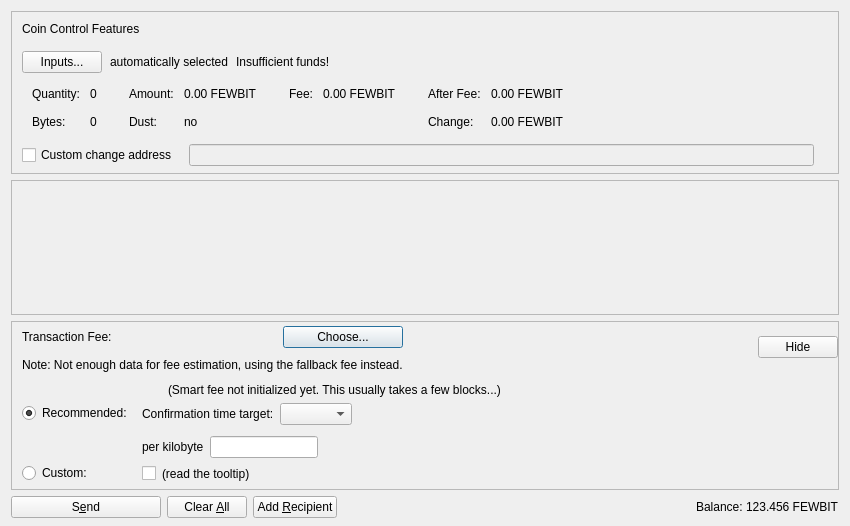
<?xml version="1.0" encoding="UTF-8"?>
<ui version="4.0">
 <class>SendCoinsDialog</class>
 <widget class="QDialog" name="SendCoinsDialog">
  <property name="geometry">
   <rect>
    <x>0</x>
    <y>0</y>
    <width>850</width>
    <height>526</height>
   </rect>
  </property>
  <property name="windowTitle">
   <string>Send Coins</string>
  </property>
  <layout class="QVBoxLayout" name="verticalLayout" stretch="0,1,0,0">
   <property name="bottomMargin">
    <number>8</number>
   </property>
   <item>
    <widget class="QFrame" name="frameCoinControl">
     <property name="sizePolicy">
      <sizepolicy hsizetype="Expanding" vsizetype="Expanding">
       <horstretch>0</horstretch>
       <verstretch>0</verstretch>
      </sizepolicy>
     </property>
     <property name="maximumSize">
      <size>
       <width>16777215</width>
       <height>16777215</height>
      </size>
     </property>
     <property name="frameShape">
      <enum>QFrame::StyledPanel</enum>
     </property>
     <property name="frameShadow">
      <enum>QFrame::Sunken</enum>
     </property>
     <layout class="QVBoxLayout" name="verticalLayoutCoinControl2">
      <property name="spacing">
       <number>0</number>
      </property>
      <property name="leftMargin">
       <number>0</number>
      </property>
      <property name="topMargin">
       <number>0</number>
      </property>
      <property name="rightMargin">
       <number>0</number>
      </property>
      <property name="bottomMargin">
       <number>6</number>
      </property>
      <item>
       <layout class="QVBoxLayout" name="verticalLayoutCoinControl" stretch="0,0,0,0,1">
        <property name="spacing">
         <number>0</number>
        </property>
        <property name="leftMargin">
         <number>10</number>
        </property>
        <property name="topMargin">
         <number>10</number>
        </property>
        <item>
         <layout class="QHBoxLayout" name="horizontalLayoutCoinControl1">
          <property name="bottomMargin">
           <number>15</number>
          </property>
          <item>
           <widget class="QLabel" name="labelCoinControlFeatures">
            <property name="sizePolicy">
             <sizepolicy hsizetype="Preferred" vsizetype="Maximum">
              <horstretch>0</horstretch>
              <verstretch>0</verstretch>
             </sizepolicy>
            </property>
            <property name="text">
             <string>Coin Control Features</string>
            </property>
           </widget>
          </item>
         </layout>
        </item>
        <item>
         <layout class="QHBoxLayout" name="horizontalLayoutCoinControl2" stretch="0,0,0,0">
          <property name="spacing">
           <number>8</number>
          </property>
          <property name="bottomMargin">
           <number>10</number>
          </property>
          <item>
           <widget class="QPushButton" name="pushButtonCoinControl">
            <property name="styleSheet">
             <string notr="true"/>
            </property>
            <property name="text">
             <string>Inputs...</string>
            </property>
            <property name="autoDefault">
             <bool>false</bool>
            </property>
           </widget>
          </item>
          <item>
           <widget class="QLabel" name="labelCoinControlAutomaticallySelected">
            <property name="text">
             <string>automatically selected</string>
            </property>
            <property name="margin">
             <number>5</number>
            </property>
           </widget>
          </item>
          <item>
           <widget class="QLabel" name="labelCoinControlInsuffFunds">
            <property name="text">
             <string>Insufficient funds!</string>
            </property>
            <property name="margin">
             <number>5</number>
            </property>
           </widget>
          </item>
          <item>
           <spacer name="horizontalSpacerCoinControl">
            <property name="orientation">
             <enum>Qt::Horizontal</enum>
            </property>
            <property name="sizeHint" stdset="0">
             <size>
              <width>40</width>
              <height>1</height>
             </size>
            </property>
           </spacer>
          </item>
         </layout>
        </item>
        <item>
         <widget class="QWidget" name="widgetCoinControl" native="true">
          <property name="sizePolicy">
           <sizepolicy hsizetype="Preferred" vsizetype="Preferred">
            <horstretch>0</horstretch>
            <verstretch>0</verstretch>
           </sizepolicy>
          </property>
          <property name="minimumSize">
           <size>
            <width>0</width>
            <height>0</height>
           </size>
          </property>
          <property name="styleSheet">
           <string notr="true"/>
          </property>
          <layout class="QHBoxLayout" name="horizontalLayoutCoinControl5">
           <property name="leftMargin">
            <number>0</number>
           </property>
           <property name="topMargin">
            <number>0</number>
           </property>
           <property name="rightMargin">
            <number>0</number>
           </property>
           <property name="bottomMargin">
            <number>0</number>
           </property>
           <item>
            <layout class="QHBoxLayout" name="horizontalLayoutCoinControl3" stretch="0,0,0,1">
             <property name="spacing">
              <number>20</number>
             </property>
             <property name="topMargin">
              <number>0</number>
             </property>
             <property name="bottomMargin">
              <number>10</number>
             </property>
             <item>
              <layout class="QFormLayout" name="formLayoutCoinControl1">
               <property name="horizontalSpacing">
                <number>10</number>
               </property>
               <property name="verticalSpacing">
                <number>14</number>
               </property>
               <property name="leftMargin">
                <number>10</number>
               </property>
               <property name="topMargin">
                <number>4</number>
               </property>
               <property name="rightMargin">
                <number>6</number>
               </property>
               <item row="0" column="0">
                <widget class="QLabel" name="labelCoinControlQuantityText">
                 <property name="text">
                  <string>Quantity:</string>
                 </property>
                 <property name="margin">
                  <number>0</number>
                 </property>
                </widget>
               </item>
               <item row="0" column="1">
                <widget class="QLabel" name="labelCoinControlQuantity">
                 <property name="cursor">
                  <cursorShape>IBeamCursor</cursorShape>
                 </property>
                 <property name="contextMenuPolicy">
                  <enum>Qt::ActionsContextMenu</enum>
                 </property>
                 <property name="text">
                  <string notr="true">0</string>
                 </property>
                 <property name="margin">
                  <number>0</number>
                 </property>
                 <property name="textInteractionFlags">
                  <set>Qt::LinksAccessibleByMouse|Qt::TextSelectableByKeyboard|Qt::TextSelectableByMouse</set>
                 </property>
                </widget>
               </item>
               <item row="1" column="0">
                <widget class="QLabel" name="labelCoinControlBytesText">
                 <property name="text">
                  <string>Bytes:</string>
                 </property>
                </widget>
               </item>
               <item row="1" column="1">
                <widget class="QLabel" name="labelCoinControlBytes">
                 <property name="cursor">
                  <cursorShape>IBeamCursor</cursorShape>
                 </property>
                 <property name="contextMenuPolicy">
                  <enum>Qt::ActionsContextMenu</enum>
                 </property>
                 <property name="text">
                  <string notr="true">0</string>
                 </property>
                 <property name="textInteractionFlags">
                  <set>Qt::LinksAccessibleByMouse|Qt::TextSelectableByKeyboard|Qt::TextSelectableByMouse</set>
                 </property>
                </widget>
               </item>
              </layout>
             </item>
             <item>
              <layout class="QFormLayout" name="formLayoutCoinControl2">
               <property name="horizontalSpacing">
                <number>10</number>
               </property>
               <property name="verticalSpacing">
                <number>14</number>
               </property>
               <property name="leftMargin">
                <number>6</number>
               </property>
               <property name="topMargin">
                <number>4</number>
               </property>
               <property name="rightMargin">
                <number>6</number>
               </property>
               <item row="0" column="0">
                <widget class="QLabel" name="labelCoinControlAmountText">
                 <property name="text">
                  <string>Amount:</string>
                 </property>
                 <property name="margin">
                  <number>0</number>
                 </property>
                </widget>
               </item>
               <item row="0" column="1">
                <widget class="QLabel" name="labelCoinControlAmount">
                 <property name="cursor">
                  <cursorShape>IBeamCursor</cursorShape>
                 </property>
                 <property name="contextMenuPolicy">
                  <enum>Qt::ActionsContextMenu</enum>
                 </property>
                 <property name="text">
                  <string notr="true">0.00 FEWBIT</string>
                 </property>
                 <property name="textInteractionFlags">
                  <set>Qt::LinksAccessibleByMouse|Qt::TextSelectableByKeyboard|Qt::TextSelectableByMouse</set>
                 </property>
                </widget>
               </item>
               <item row="1" column="0">
                <widget class="QLabel" name="labelCoinControlLowOutputText">
                 <property name="text">
                  <string>Dust:</string>
                 </property>
                </widget>
               </item>
               <item row="1" column="1">
                <widget class="QLabel" name="labelCoinControlLowOutput">
                 <property name="cursor">
                  <cursorShape>IBeamCursor</cursorShape>
                 </property>
                 <property name="contextMenuPolicy">
                  <enum>Qt::ActionsContextMenu</enum>
                 </property>
                 <property name="text">
                  <string notr="true">no</string>
                 </property>
                 <property name="textInteractionFlags">
                  <set>Qt::LinksAccessibleByMouse|Qt::TextSelectableByKeyboard|Qt::TextSelectableByMouse</set>
                 </property>
                </widget>
               </item>
              </layout>
             </item>
             <item>
              <layout class="QFormLayout" name="formLayoutCoinControl3">
               <property name="horizontalSpacing">
                <number>10</number>
               </property>
               <property name="verticalSpacing">
                <number>14</number>
               </property>
               <property name="leftMargin">
                <number>6</number>
               </property>
               <property name="topMargin">
                <number>4</number>
               </property>
               <property name="rightMargin">
                <number>6</number>
               </property>
               <item row="0" column="0">
                <widget class="QLabel" name="labelCoinControlFeeText">
                 <property name="text">
                  <string>Fee:</string>
                 </property>
                 <property name="margin">
                  <number>0</number>
                 </property>
                </widget>
               </item>
               <item row="0" column="1">
                <widget class="QLabel" name="labelCoinControlFee">
                 <property name="cursor">
                  <cursorShape>IBeamCursor</cursorShape>
                 </property>
                 <property name="contextMenuPolicy">
                  <enum>Qt::ActionsContextMenu</enum>
                 </property>
                 <property name="text">
                  <string notr="true">0.00 FEWBIT</string>
                 </property>
                 <property name="textInteractionFlags">
                  <set>Qt::LinksAccessibleByMouse|Qt::TextSelectableByKeyboard|Qt::TextSelectableByMouse</set>
                 </property>
                </widget>
               </item>
              </layout>
             </item>
             <item>
              <layout class="QFormLayout" name="formLayoutCoinControl4">
               <property name="horizontalSpacing">
                <number>10</number>
               </property>
               <property name="verticalSpacing">
                <number>14</number>
               </property>
               <property name="leftMargin">
                <number>6</number>
               </property>
               <property name="topMargin">
                <number>4</number>
               </property>
               <property name="rightMargin">
                <number>6</number>
               </property>
               <item row="0" column="0">
                <widget class="QLabel" name="labelCoinControlAfterFeeText">
                 <property name="text">
                  <string>After Fee:</string>
                 </property>
                 <property name="margin">
                  <number>0</number>
                 </property>
                </widget>
               </item>
               <item row="0" column="1">
                <widget class="QLabel" name="labelCoinControlAfterFee">
                 <property name="cursor">
                  <cursorShape>IBeamCursor</cursorShape>
                 </property>
                 <property name="contextMenuPolicy">
                  <enum>Qt::ActionsContextMenu</enum>
                 </property>
                 <property name="text">
                  <string notr="true">0.00 FEWBIT</string>
                 </property>
                 <property name="textInteractionFlags">
                  <set>Qt::LinksAccessibleByMouse|Qt::TextSelectableByKeyboard|Qt::TextSelectableByMouse</set>
                 </property>
                </widget>
               </item>
               <item row="1" column="0">
                <widget class="QLabel" name="labelCoinControlChangeText">
                 <property name="text">
                  <string>Change:</string>
                 </property>
                </widget>
               </item>
               <item row="1" column="1">
                <widget class="QLabel" name="labelCoinControlChange">
                 <property name="cursor">
                  <cursorShape>IBeamCursor</cursorShape>
                 </property>
                 <property name="contextMenuPolicy">
                  <enum>Qt::ActionsContextMenu</enum>
                 </property>
                 <property name="text">
                  <string notr="true">0.00 FEWBIT</string>
                 </property>
                 <property name="textInteractionFlags">
                  <set>Qt::LinksAccessibleByMouse|Qt::TextSelectableByKeyboard|Qt::TextSelectableByMouse</set>
                 </property>
                </widget>
               </item>
              </layout>
             </item>
            </layout>
           </item>
          </layout>
         </widget>
        </item>
        <item>
         <layout class="QHBoxLayout" name="horizontalLayoutCoinControl4" stretch="0,0,0">
          <property name="spacing">
           <number>12</number>
          </property>
          <property name="sizeConstraint">
           <enum>QLayout::SetDefaultConstraint</enum>
          </property>
          <property name="topMargin">
           <number>5</number>
          </property>
          <property name="rightMargin">
           <number>5</number>
          </property>
          <item>
           <widget class="QCheckBox" name="checkBoxCoinControlChange">
            <property name="toolTip">
             <string>If this is activated, but the change address is empty or invalid, change will be sent to a newly generated address.</string>
            </property>
            <property name="text">
             <string>Custom change address</string>
            </property>
           </widget>
          </item>
          <item>
           <widget class="QValidatedLineEdit" name="lineEditCoinControlChange">
            <property name="enabled">
             <bool>false</bool>
            </property>
            <property name="sizePolicy">
             <sizepolicy hsizetype="Expanding" vsizetype="Fixed">
              <horstretch>0</horstretch>
              <verstretch>0</verstretch>
             </sizepolicy>
            </property>
           </widget>
          </item>
          <item>
           <widget class="QLabel" name="labelCoinControlChangeLabel">
            <property name="sizePolicy">
             <sizepolicy hsizetype="Preferred" vsizetype="Expanding">
              <horstretch>0</horstretch>
              <verstretch>0</verstretch>
             </sizepolicy>
            </property>
            <property name="minimumSize">
             <size>
              <width>0</width>
              <height>0</height>
             </size>
            </property>
            <property name="text">
             <string/>
            </property>
            <property name="margin">
             <number>3</number>
            </property>
           </widget>
          </item>
         </layout>
        </item>
        <item>
         <spacer name="verticalSpacerCoinControl">
          <property name="orientation">
           <enum>Qt::Vertical</enum>
          </property>
          <property name="sizeHint" stdset="0">
           <size>
            <width>800</width>
            <height>1</height>
           </size>
          </property>
         </spacer>
        </item>
       </layout>
      </item>
     </layout>
    </widget>
   </item>
   <item>
    <widget class="QScrollArea" name="scrollArea">
     <property name="widgetResizable">
      <bool>true</bool>
     </property>
     <widget class="QWidget" name="scrollAreaWidgetContents">
      <property name="geometry">
       <rect>
        <x>0</x>
        <y>0</y>
        <width>830</width>
        <height>104</height>
       </rect>
      </property>
      <layout class="QVBoxLayout" name="verticalLayout_2" stretch="0,1">
       <property name="leftMargin">
        <number>0</number>
       </property>
       <property name="topMargin">
        <number>0</number>
       </property>
       <property name="rightMargin">
        <number>0</number>
       </property>
       <property name="bottomMargin">
        <number>0</number>
       </property>
       <item>
        <layout class="QVBoxLayout" name="entries">
         <property name="spacing">
          <number>6</number>
         </property>
        </layout>
       </item>
       <item>
        <spacer name="verticalSpacer">
         <property name="orientation">
          <enum>Qt::Vertical</enum>
         </property>
         <property name="sizeHint" stdset="0">
          <size>
           <width>20</width>
           <height>40</height>
          </size>
         </property>
        </spacer>
       </item>
      </layout>
     </widget>
    </widget>
   </item>
   <item>
    <widget class="QFrame" name="frameFee">
     <property name="sizePolicy">
      <sizepolicy hsizetype="Expanding" vsizetype="Expanding">
       <horstretch>0</horstretch>
       <verstretch>0</verstretch>
      </sizepolicy>
     </property>
     <property name="maximumSize">
      <size>
       <width>16777215</width>
       <height>16777215</height>
      </size>
     </property>
     <property name="frameShape">
      <enum>QFrame::StyledPanel</enum>
     </property>
     <property name="frameShadow">
      <enum>QFrame::Sunken</enum>
     </property>
     <layout class="QVBoxLayout" name="verticalLayoutFee1">
      <property name="spacing">
       <number>0</number>
      </property>
      <property name="leftMargin">
       <number>0</number>
      </property>
      <property name="topMargin">
       <number>0</number>
      </property>
      <property name="rightMargin">
       <number>0</number>
      </property>
      <property name="bottomMargin">
       <number>0</number>
      </property>
      <item>
       <layout class="QVBoxLayout" name="verticalLayoutFee2" stretch="0,0,0">
        <property name="spacing">
         <number>0</number>
        </property>
        <property name="leftMargin">
         <number>10</number>
        </property>
        <property name="topMargin">
         <number>0</number>
        </property>
        <item>
         <layout class="QHBoxLayout" name="horizontalLayoutFee1">
          <property name="bottomMargin">
           <number>0</number>
          </property>
          <item>
           <layout class="QVBoxLayout" name="verticalLayoutFee7">
            <property name="spacing">
             <number>0</number>
            </property>
            <item>
             <spacer name="verticalSpacerSmartFee">
              <property name="orientation">
               <enum>Qt::Vertical</enum>
              </property>
              <property name="sizeType">
               <enum>QSizePolicy::Fixed</enum>
              </property>
              <property name="sizeHint" stdset="0">
               <size>
                <width>1</width>
                <height>4</height>
               </size>
              </property>
             </spacer>
            </item>
            <item>
             <layout class="QHBoxLayout" name="horizontalLayoutSmartFee">
              <property name="spacing">
               <number>10</number>
              </property>
              <item>
               <widget class="QLabel" name="labelFeeHeadline">
                <property name="sizePolicy">
                 <sizepolicy hsizetype="Preferred" vsizetype="Maximum">
                  <horstretch>0</horstretch>
                  <verstretch>0</verstretch>
                 </sizepolicy>
                </property>
                <property name="text">
                 <string>Transaction Fee:</string>
                </property>
               </widget>
              </item>
              <item>
               <widget class="QLabel" name="labelFeeMinimized">
                <property name="text">
                 <string/>
                </property>
               </widget>
              </item>
              <item>
               <widget class="QPushButton" name="buttonChooseFee">
                <property name="text">
                 <string>Choose...</string>
                </property>
               </widget>
              </item>
             </layout>
            </item>
            <item>
             <spacer name="verticalSpacer_7">
              <property name="orientation">
               <enum>Qt::Vertical</enum>
              </property>
              <property name="sizeHint" stdset="0">
               <size>
                <width>1</width>
                <height>10</height>
               </size>
              </property>
             </spacer>
            </item>
            <item>
             <widget class="QLabel" name="fallbackFeeWarningLabel">
              <property name="toolTip">
               <string>Using the fallbackfee can result in sending a transaction that will take several hours or days (or never) to confirm. Consider choosing your fee manually or wait until you have validated the complete chain.</string>
              </property>
              <property name="text">
               <string>Note: Not enough data for fee estimation, using the fallback fee instead.</string>
              </property>
              <property name="wordWrap">
               <bool>false</bool>
              </property>
             </widget>
            </item>
            <item>
             <spacer name="verticalSpacer_5">
              <property name="orientation">
               <enum>Qt::Vertical</enum>
              </property>
              <property name="sizeHint" stdset="0">
               <size>
                <width>1</width>
                <height>1</height>
               </size>
              </property>
             </spacer>
            </item>
           </layout>
          </item>
          <item>
           <spacer name="horizontalSpacer_4">
            <property name="orientation">
             <enum>Qt::Horizontal</enum>
            </property>
            <property name="sizeHint" stdset="0">
             <size>
              <width>1</width>
              <height>1</height>
             </size>
            </property>
           </spacer>
          </item>
          <item>
           <widget class="QPushButton" name="buttonMinimizeFee">
            <property name="toolTip">
             <string>collapse fee-settings</string>
            </property>
            <property name="text">
             <string>Hide</string>
            </property>
           </widget>
          </item>
         </layout>
        </item>
        <item>
         <widget class="QFrame" name="frameFeeSelection">
          <layout class="QVBoxLayout" name="verticalLayoutFee12">
           <property name="spacing">
            <number>0</number>
           </property>
           <property name="leftMargin">
            <number>0</number>
           </property>
           <property name="topMargin">
            <number>0</number>
           </property>
           <property name="rightMargin">
            <number>0</number>
           </property>
           <property name="bottomMargin">
            <number>0</number>
           </property>
           <item>
            <layout class="QGridLayout" name="gridLayoutFee">
             <property name="topMargin">
              <number>10</number>
             </property>
             <property name="bottomMargin">
              <number>4</number>
             </property>
             <property name="horizontalSpacing">
              <number>10</number>
             </property>
             <property name="verticalSpacing">
              <number>4</number>
             </property>
             <item row="1" column="1">
              <layout class="QVBoxLayout" name="verticalLayoutFee8">
               <property name="spacing">
                <number>6</number>
               </property>
               <property name="topMargin">
                <number>3</number>
               </property>
               <item>
                <layout class="QHBoxLayout" name="horizontalLayoutFee13" stretch="0,0,1">
                 <item>
                  <widget class="QLabel" name="labelCustomPerKilobyte">
                   <property name="toolTip">
                    <string>If the custom fee is set to 1000 ruffs and the transaction is only 250 bytes, then &quot;per kilobyte&quot; only pays 250 ruffs in fee,&lt;br /&gt;while &quot;at least&quot; pays 1000 ruffs. For transactions bigger than a kilobyte both pay by kilobyte.</string>
                   </property>
                   <property name="text">
                    <string>per kilobyte</string>
                   </property>
                  </widget>
                 </item>
                 <item>
                  <widget class="BitcoinAmountField" name="customFee"/>
                 </item>
                 <item>
                  <spacer name="horizontalSpacer_6">
                   <property name="orientation">
                    <enum>Qt::Horizontal</enum>
                   </property>
                   <property name="sizeHint" stdset="0">
                    <size>
                     <width>1</width>
                     <height>1</height>
                    </size>
                   </property>
                  </spacer>
                 </item>
                </layout>
               </item>
               <item>
                <layout class="QHBoxLayout" name="horizontalLayoutFee8">
                 <item>
                  <widget class="QCheckBox" name="checkBoxMinimumFee">
                   <property name="toolTip">
                    <string>Paying only the minimum fee is just fine as long as there is less transaction volume than space in the blocks.&lt;br /&gt;But be aware that this can end up in a never confirming transaction once there is more demand for fewbit transactions than the network can process.</string>
                   </property>
                   <property name="text">
                    <string/>
                   </property>
                  </widget>
                 </item>
                 <item>
                  <widget class="QLabel" name="labelMinFeeWarning">
                   <property name="enabled">
                    <bool>true</bool>
                   </property>
                   <property name="toolTip">
                    <string>Paying only the minimum fee is just fine as long as there is less transaction volume than space in the blocks.&lt;br /&gt;But be aware that this can end up in a never confirming transaction once there is more demand for fewbit transactions than the network can process.</string>
                   </property>
                   <property name="text">
                    <string>(read the tooltip)</string>
                   </property>
                   <property name="margin">
                    <number>5</number>
                   </property>
                  </widget>
                 </item>
                 <item>
                  <spacer name="horizontalSpacer_2">
                   <property name="orientation">
                    <enum>Qt::Horizontal</enum>
                   </property>
                   <property name="sizeHint" stdset="0">
                    <size>
                     <width>1</width>
                     <height>1</height>
                    </size>
                   </property>
                  </spacer>
                 </item>
                </layout>
               </item>
              </layout>
             </item>
             <item row="0" column="0">
              <layout class="QVBoxLayout" name="verticalLayoutFee4" stretch="0,1">
               <property name="topMargin">
                <number>20</number>
               </property>
               <property name="bottomMargin">
                <number>3</number>
               </property>
               <item>
                <widget class="QRadioButton" name="radioSmartFee">
                 <property name="text">
                  <string>Recommended:</string>
                 </property>
                 <property name="checked">
                  <bool>true</bool>
                 </property>
                 <attribute name="buttonGroup">
                  <string notr="true">groupFee</string>
                 </attribute>
                </widget>
               </item>
               <item>
                <spacer name="verticalSpacer_2">
                 <property name="orientation">
                  <enum>Qt::Vertical</enum>
                 </property>
                 <property name="sizeHint" stdset="0">
                  <size>
                   <width>1</width>
                   <height>1</height>
                  </size>
                 </property>
                </spacer>
               </item>
              </layout>
             </item>
             <item row="1" column="0">
              <layout class="QVBoxLayout" name="verticalLayoutFee9" stretch="0,1">
               <property name="topMargin">
                <number>30</number>
               </property>
               <item>
                <widget class="QRadioButton" name="radioCustomFee">
                 <property name="text">
                  <string>Custom:</string>
                 </property>
                 <attribute name="buttonGroup">
                  <string notr="true">groupFee</string>
                 </attribute>
                </widget>
               </item>
               <item>
                <spacer name="verticalSpacer_6">
                 <property name="orientation">
                  <enum>Qt::Vertical</enum>
                 </property>
                 <property name="sizeHint" stdset="0">
                  <size>
                   <width>1</width>
                   <height>1</height>
                  </size>
                 </property>
                </spacer>
               </item>
              </layout>
             </item>
             <item row="0" column="1">
              <layout class="QVBoxLayout" name="verticalLayoutFee3" stretch="0,0,1">
               <property name="spacing">
                <number>6</number>
               </property>
               <property name="topMargin">
                <number>0</number>
               </property>
               <property name="bottomMargin">
                <number>3</number>
               </property>
               <item>
                <layout class="QHBoxLayout" name="horizontalLayoutFee12">
                 <item>
                  <widget class="QLabel" name="labelSmartFee">
                   <property name="text">
                    <string/>
                   </property>
                   <property name="margin">
                    <number>2</number>
                   </property>
                  </widget>
                 </item>
                 <item>
                  <widget class="QLabel" name="labelFeeEstimation">
                   <property name="text">
                    <string/>
                   </property>
                  </widget>
                 </item>
                 <item>
                  <widget class="QLabel" name="labelSmartFee2">
                   <property name="text">
                    <string>(Smart fee not initialized yet. This usually takes a few blocks...)</string>
                   </property>
                   <property name="margin">
                    <number>2</number>
                   </property>
                  </widget>
                 </item>
                 <item>
                  <spacer name="horizontalSpacer_5">
                   <property name="orientation">
                    <enum>Qt::Horizontal</enum>
                   </property>
                   <property name="sizeHint" stdset="0">
                    <size>
                     <width>1</width>
                     <height>1</height>
                    </size>
                   </property>
                  </spacer>
                 </item>
                </layout>
               </item>
               <item>
                <layout class="QHBoxLayout" name="horizontalLayoutFee9">
                 <item>
                  <layout class="QVBoxLayout" name="verticalLayoutFee6">
                   <item>
                    <widget class="QLabel" name="labelSmartFee3">
                     <property name="text">
                      <string>Confirmation time target:</string>
                     </property>
                     <property name="margin">
                      <number>2</number>
                     </property>
                    </widget>
                   </item>
                  </layout>
                 </item>
                 <item>
                  <layout class="QVBoxLayout" name="verticalLayoutFee5">
                   <property name="rightMargin">
                    <number>30</number>
                   </property>
                   <item>
                    <layout class="QHBoxLayout" name="horizontalLayoutConfTarget">
                     <property name="bottomMargin">
                      <number>0</number>
                     </property>
                     <item>
                      <widget class="QComboBox" name="confTargetSelector"/>
                     </item>
                     <item>
                      <spacer name="horizontalSpacerConfTarget">
                       <property name="orientation">
                        <enum>Qt::Horizontal</enum>
                       </property>
                       <property name="sizeHint" stdset="0">
                        <size>
                         <width>40</width>
                         <height>20</height>
                        </size>
                       </property>
                      </spacer>
                     </item>
                    </layout>
                   </item>
                  </layout>
                 </item>
                </layout>
               </item>
               <item>
                <spacer name="verticalSpacer_4">
                 <property name="orientation">
                  <enum>Qt::Vertical</enum>
                 </property>
                 <property name="sizeHint" stdset="0">
                  <size>
                   <width>1</width>
                   <height>1</height>
                  </size>
                 </property>
                </spacer>
               </item>
              </layout>
             </item>
            </layout>
           </item>
          </layout>
         </widget>
        </item>
        <item>
         <spacer name="verticalSpacerFee">
          <property name="orientation">
           <enum>Qt::Vertical</enum>
          </property>
          <property name="sizeHint" stdset="0">
           <size>
            <width>800</width>
            <height>1</height>
           </size>
          </property>
         </spacer>
        </item>
       </layout>
      </item>
     </layout>
    </widget>
   </item>
   <item>
    <layout class="QHBoxLayout" name="horizontalLayout">
     <item>
      <widget class="QPushButton" name="sendButton">
       <property name="minimumSize">
        <size>
         <width>150</width>
         <height>0</height>
        </size>
       </property>
       <property name="toolTip">
        <string>Confirm the send action</string>
       </property>
       <property name="text">
        <string>S&amp;end</string>
       </property>
       <property name="autoDefault">
        <bool>false</bool>
       </property>
       <property name="default">
        <bool>false</bool>
       </property>
      </widget>
     </item>
     <item>
      <widget class="QPushButton" name="clearButton">
       <property name="sizePolicy">
        <sizepolicy hsizetype="Minimum" vsizetype="Fixed">
         <horstretch>0</horstretch>
         <verstretch>0</verstretch>
        </sizepolicy>
       </property>
       <property name="toolTip">
        <string>Clear all fields of the form.</string>
       </property>
       <property name="text">
        <string>Clear &amp;All</string>
       </property>
       <property name="autoDefault">
        <bool>false</bool>
       </property>
      </widget>
     </item>
     <item>
      <widget class="QPushButton" name="addButton">
       <property name="toolTip">
        <string>Send to multiple recipients at once</string>
       </property>
       <property name="text">
        <string>Add &amp;Recipient</string>
       </property>
       <property name="autoDefault">
        <bool>false</bool>
       </property>
      </widget>
     </item>
     <item>
      <spacer name="horizontalSpacer">
       <property name="orientation">
        <enum>Qt::Horizontal</enum>
       </property>
       <property name="sizeHint" stdset="0">
        <size>
         <width>40</width>
         <height>20</height>
        </size>
       </property>
      </spacer>
     </item>
     <item>
      <layout class="QHBoxLayout" name="horizontalLayout_2">
       <property name="spacing">
        <number>3</number>
       </property>
       <item>
        <widget class="QLabel" name="labelBalanceText">
         <property name="text">
          <string>Balance:</string>
         </property>
        </widget>
       </item>
       <item>
        <widget class="QLabel" name="labelBalance">
         <property name="sizePolicy">
          <sizepolicy hsizetype="Preferred" vsizetype="Preferred">
           <horstretch>0</horstretch>
           <verstretch>0</verstretch>
          </sizepolicy>
         </property>
         <property name="cursor">
          <cursorShape>IBeamCursor</cursorShape>
         </property>
         <property name="text">
          <string notr="true">123.456 FEWBIT</string>
         </property>
         <property name="textInteractionFlags">
          <set>Qt::LinksAccessibleByMouse|Qt::TextSelectableByKeyboard|Qt::TextSelectableByMouse</set>
         </property>
        </widget>
       </item>
      </layout>
     </item>
    </layout>
   </item>
  </layout>
 </widget>
 <customwidgets>
  <customwidget>
   <class>QValidatedLineEdit</class>
   <extends>QLineEdit</extends>
   <header>qt/qvalidatedlineedit.h</header>
  </customwidget>
  <customwidget>
   <class>BitcoinAmountField</class>
   <extends>QLineEdit</extends>
   <header>qt/bitcoinamountfield.h</header>
   <container>1</container>
  </customwidget>
 </customwidgets>
 <resources>
  <include location="../fewbit.qrc"/>
 </resources>
 <connections/>
 <buttongroups>
  <buttongroup name="groupFee"/>
 </buttongroups>
</ui>
